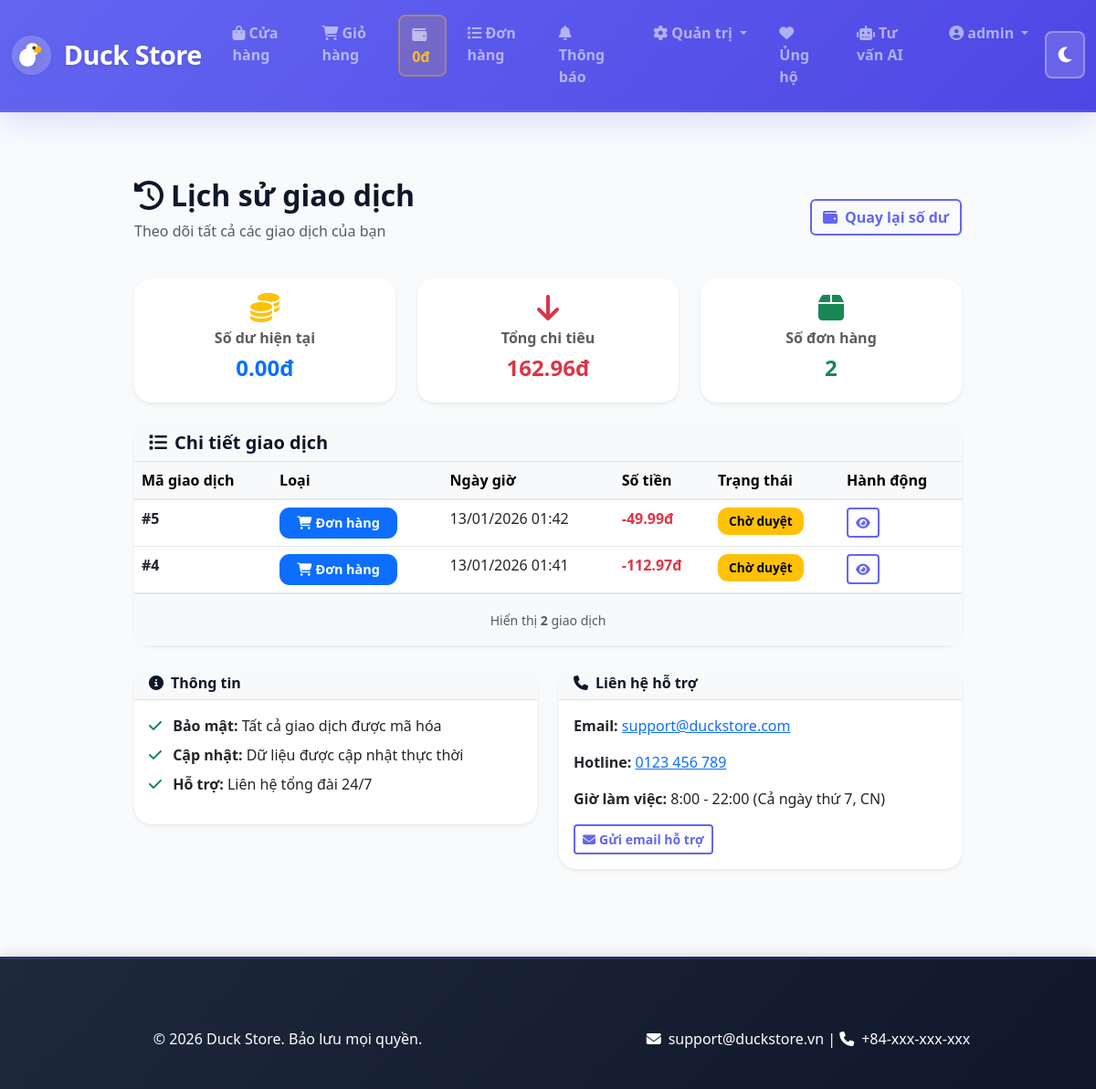
Page /account/balance-history/ (signed in) on the committed database.
### store/models.py (models this page shows, shortened)
class UserProfile(models.Model):
    user = models.OneToOneField(User, on_delete=models.CASCADE, related_name='profile')
    balance = models.DecimalField(max_digits=12, decimal_places=2, default=0.00, help_text="Số dư tài khoản")
    phone = models.CharField(max_length=20, blank=True)
    address = models.TextField(blank=True)
    avatar = models.ImageField(upload_to='avatars/', blank=True, null=True)
    created_at = models.DateTimeField(auto_now_add=True)
    updated_at = models.DateTimeField(auto_now=True)
    class Meta:
        verbose_name = "Hồ sơ người dùng"
        verbose_name_plural = "Hồ sơ người dùng"

class Order(models.Model):
    STATUS_CHOICES = [
        ('Pending', 'Pending'),
        ('Approved', 'Approved'),
        ('Shipping', 'Shipping'),
        ('Completed', 'Completed'),
        ('Cancelled', 'Cancelled'),
    ]
    user = models.ForeignKey(User, on_delete=models.CASCADE)
    status = models.CharField(max_length=20, choices=STATUS_CHOICES, default='Pending')
    total_price = models.DecimalField(max_digits=10, decimal_places=2, default=0)
    created_at = models.DateTimeField(auto_now_add=True)
    payment_method = models.CharField(max_length=100, blank=True)
    discount_code = models.CharField(max_length=50, blank=True)
    delivery_address = models.TextField(blank=True)

### store/views.py (the view)
# urls.py: path('account/balance-history/', views.balance_history, name='balance_history'),
@login_required
def balance_history(request):
    orders = Order.objects.filter(user=request.user).order_by('-created_at')
    balance_info = {
        'current_balance': request.user.profile.balance,
        'total_spent': sum(order.total_price for order in orders),
    }
    context = {
        'orders': orders,
        'balance_info': balance_info,
    }
    return render(request, 'store/balance_history.html', context)

### store/templates/store/balance_history.html (shortened to what this page needs)
{% extends 'store/base.html' %}
{% load static %}
{% block content %}
<div class="container py-5">
    <div class="row">
        <div class="col-md-10 mx-auto">
            <div class="d-flex justify-content-between align-items-center mb-4">
                <div>
                    <h2><i class="fas fa-history me-2"></i>Lịch sử giao dịch</h2>
                    <p class="text-muted">Theo dõi tất cả các giao dịch của bạn</p>
                </div>
                <a href="{% url 'account_balance' %}" class="btn btn-outline-primary">
                    <i class="fas fa-wallet me-2"></i>Quay lại số dư
                </a>
            </div>
            <div class="row mb-4">
                <div class="col-md-4">
                    <div class="card border-0 shadow-sm">
                        <div class="card-body text-center">
                            <i class="fas fa-coins text-warning fa-2x mb-2"></i>
                            <h6 class="card-title text-muted">Số dư hiện tại</h6>
                            <h4 class="text-primary">{{ balance_info.current_balance|floatformat:2 }}đ</h4>
                        </div>
                    </div>
                </div>
                <div class="col-md-4">
                    <div class="card border-0 shadow-sm">
                        <div class="card-body text-center">
                            <i class="fas fa-arrow-down text-danger fa-2x mb-2"></i>
                            <h6 class="card-title text-muted">Tổng chi tiêu</h6>
                            <h4 class="text-danger">{{ balance_info.total_spent|floatformat:2 }}đ</h4>
                        </div>
                    </div>
                </div>
                <div class="col-md-4">
                    <div class="card border-0 shadow-sm">
                        <div class="card-body text-center">
                            <i class="fas fa-box text-success fa-2x mb-2"></i>
                            <h6 class="card-title text-muted">Số đơn hàng</h6>
                            <h4 class="text-success">{{ orders|length }}</h4>
                        </div>
                    </div>
                </div>
            </div>
            <div class="card border-0 shadow-sm">
                <div class="card-header bg-light border-bottom">
                    <h5 class="mb-0"><i class="fas fa-list me-2"></i>Chi tiết giao dịch</h5>
                </div>
                <div class="card-body p-0">
                    {% if orders %}
                        <div class="table-responsive">
                            <table class="table table-hover mb-0">
                                <thead class="table-light">
                                    <tr>
                                        <th>Mã giao dịch</th>
                                        <th>Loại</th>
                                        <th>Ngày giờ</th>
                                        <th>Số tiền</th>
                                        <th>Trạng thái</th>
                                        <th>Hành động</th>
                                    </tr>
                                </thead>
                                <tbody>
                                    {% for order in orders %}
                                        <tr>
                                            <td>
                                                <strong>#{{ order.id }}</strong>
                                            </td>
                                            <td>
                                                <span class="badge bg-primary">
                                                    <i class="fas fa-shopping-cart me-1"></i>Đơn hàng
                                                </span>
                                            </td>
                                            <td>{{ order.created_at|date:"d/m/Y H:i" }}</td>
                                            <td>
                                                <strong class="text-danger">-{{ order.total_price|floatformat:2 }}đ</strong>
                                            </td>
                                            <td>
                                                <span class="badge badge-status badge-{{ order.status|lower }}">
                                                    {% if order.status == 'Pending' %}
                                        Chờ duyệt
                                    {% elif order.status == 'Approved' %}
                                        Đã duyệt
                                    {% elif order.status == 'Shipping' %}
                                        Đang giao
                                    {% elif order.status == 'Completed' %}
                                        Hoàn thành
                                    {% elif order.status == 'Cancelled' %}
                                        Đã hủy
                                    {% endif %}
                                                </span>
                                            </td>
                                            <td>
                                                <a href="{% url 'order_detail' order.id %}" class="btn btn-sm btn-outline-primary" title="Xem chi tiết">
                                                    <i class="fas fa-eye"></i>
                                                </a>
                                            </td>
                                        </tr>
                                    {% endfor %}
                                </tbody>
                            </table>
                        </div>
                        <div class="card-footer bg-light text-muted text-center border-top py-3">
                            <small>Hiển thị <strong>{{ orders|length }}</strong> giao dịch</small>
                        </div>
                    {% endif %}
                </div>
            </div>
            <div class="row mt-4">
                <div class="col-md-6">
                    <div class="card border-0 shadow-sm">
                        <div class="card-header bg-light border-bottom">
                            <h6 class="mb-0"><i class="fas fa-info-circle me-2"></i>Thông tin</h6>
                        </div>
                        <div class="card-body">
                            <ul class="list-unstyled">
                                <li class="mb-2">
                                    <i class="fas fa-check text-success me-2"></i>
                                    <strong>Bảo mật:</strong> Tất cả giao dịch được mã hóa
                                </li>
                                <li class="mb-2">
                                    <i class="fas fa-check text-success me-2"></i>
                                    <strong>Cập nhật:</strong> Dữ liệu được cập nhật thực thời
                                </li>
                                <li class="mb-2">
                                    <i class="fas fa-check text-success me-2"></i>
                                    <strong>Hỗ trợ:</strong> Liên hệ tổng đài 24/7
                                </li>
                            </ul>
                        </div>
                    </div>
                </div>
                <div class="col-md-6">
                    <div class="card border-0 shadow-sm">
                        <div class="card-header bg-light border-bottom">
                            <h6 class="mb-0"><i class="fas fa-phone me-2"></i>Liên hệ hỗ trợ</h6>
                        </div>
                        <div class="card-body">
                            <p><strong>Email:</strong> <a href="mailto:support@duckstore.com">support@duckstore.com</a></p>
                            <p><strong>Hotline:</strong> <a href="tel:0123456789">0123 456 789</a></p>
                            <p><strong>Giờ làm việc:</strong> 8:00 - 22:00 (Cả ngày thứ 7, CN)</p>
                            <a href="#" class="btn btn-sm btn-outline-primary">
                                <i class="fas fa-envelope me-1"></i>Gửi email hỗ trợ
                            </a>
                        </div>
                    </div>
                </div>
            </div>
        </div>
    </div>
</div>
{% endblock %}

### store/templates/store/base.html (shortened to what this page needs)
<!DOCTYPE html>
<html lang="vi">
<head>
    <link href="https://cdn.jsdelivr.net/npm/bootstrap@5.3.0/dist/css/bootstrap.min.css" rel="stylesheet">
    <link href="https://cdnjs.cloudflare.com/ajax/libs/font-awesome/6.4.0/css/all.min.css" rel="stylesheet">
</head>
<body>
    <nav class="navbar navbar-expand-lg navbar-dark">
        <div class="container-fluid">
            <a class="navbar-brand" href="{% url 'home' %}" style="display: flex; align-items: center; gap: 0.8rem; font-weight: 800;">
                <span>Duck Store</span>
            </a>
            <div class="collapse navbar-collapse" id="navbarNav">
                <ul class="navbar-nav ms-auto">
                    <li class="nav-item">
                        <a class="nav-link" href="{% url 'product_list' %}"><i class="fas fa-shopping-bag me-1"></i>Cửa hàng</a>
                    </li>
                    <li class="nav-item">
                        <a class="nav-link" href="{% url 'cart' %}" style="position: relative;">
                            <i class="fas fa-shopping-cart me-1"></i>Giỏ hàng
                        </a>
                    </li>
                    {% if user.is_authenticated %}
                    <li class="nav-item">
                        <a class="nav-link balance-link" href="{% url 'account_balance' %}">
                            <i class="fas fa-wallet me-1"></i>
                            <span class="balance-text">{{ user.profile.balance|floatformat:0 }}đ</span>
                        </a>
                    </li>
                    <li class="nav-item">
                        <a class="nav-link" href="{% url 'order_list' %}"><i class="fas fa-list me-1"></i>Đơn hàng</a>
                    </li>
                    <li class="nav-item">
                        <a class="nav-link" href="{% url 'notifications' %}"><i class="fas fa-bell me-1"></i>Thông báo</a>
                    </li>
                    {% if user.is_superuser %}
                    <li class="nav-item dropdown">
                        <a class="nav-link dropdown-toggle" href="#" id="adminDropdown" role="button" data-bs-toggle="dropdown">
                            <i class="fas fa-cog me-1"></i>Quản trị
                        </a>
                    </li>
                    {% endif %}
                    <li class="nav-item">
                        <a class="nav-link" href="{% url 'qr_donate' %}"><i class="fas fa-heart me-1"></i>Ủng hộ</a>
                    </li>
                    <li class="nav-item">
                        <a class="nav-link" href="{% url 'ai_consultation' %}"><i class="fas fa-robot me-1"></i>Tư vấn AI</a>
                    </li>
                    <li class="nav-item dropdown">
                        <a class="nav-link dropdown-toggle" href="#" id="userDropdown" role="button" data-bs-toggle="dropdown">
                            <i class="fas fa-user-circle me-1"></i>{{ user.username }}
                        </a>
                    </li>
                    {% endif %}
                </ul>
                <button class="btn-brightness" type="button" title="Toggle dark mode" style="margin-left: auto;">
                </button>
            </div>
        </div>
    </nav>
    <div class="container mt-4">
        {% block content %}{% endblock %}
    </div>
    <footer class="footer mt-5">
        <div class="container">
            <div class="row">
                <div class="col-md-6 text-center">
                    <p>&copy; 2026 Duck Store. Bảo lưu mọi quyền.</p>
                </div>
                <div class="col-md-6 text-center">
                    <p><i class="fas fa-envelope me-2"></i>support@duckstore.vn | <i class="fas fa-phone me-2"></i>+84-xxx-xxx-xxx</p>
                </div>
            </div>
        </div>
    </footer>
</body>
</html>

### store/templates/store/base.html (style rules this page uses)
:root { --primary: #6366f1; --primary-dark: #4f46e5; --accent: #ec4899; --success: #10b981; --light-bg: #f8fafc; --light-text: #0f172a; --border-color: #e2e8f0; --dark-bg: #0f172a; --dark-surface: #1e293b; --dark-text: #f1f5f9; --dark-border: #334155; }
* { font-family: 'Segoe UI', Tahoma, Geneva, Verdana, sans-serif; }
body { background-color: var(--light-bg); color: var(--light-text); transition: all 0.3s ease; }
.navbar { background: linear-gradient(135deg, var(--primary) 0%, var(--primary-dark) 100%); box-shadow: 0 8px 32px rgba(99, 102, 241, 0.2); padding: 1rem 0; border-bottom: 3px solid rgba(99, 102, 241, 0.3); }
.navbar-brand { font-weight: 800; font-size: 1.8rem; letter-spacing: -0.5px; text-shadow: 0 2px 4px rgba(0,0,0,0.1); }
.nav-link { transition: all 0.3s ease; font-weight: 600; margin: 0 0.3rem; padding: 0.5rem 0.8rem !important; border-radius: 0.5rem; }
.btn-brightness { background: rgba(255,255,255,0.15); border: 2px solid rgba(255,255,255,0.3); color: white; cursor: pointer; font-size: 1.2rem; padding: 0.6rem 0.8rem; border-radius: 0.5rem; transition: all 0.3s ease; margin-left: 10px; }
.balance-link { background: rgba(255, 193, 7, 0.15) !important; border-radius: 0.5rem; padding: 0.5rem 0.8rem !important; border: 2px solid rgba(255, 193, 7, 0.3); transition: all 0.3s ease; font-weight: 700; }
.balance-text { color: #fbbf24; font-weight: 800; }
.btn-outline-primary { border: 2px solid var(--primary); color: var(--primary); font-weight: 600; }
.footer { background: linear-gradient(135deg, #1e293b 0%, #0f172a 100%); color: white; padding: 4rem 0 2rem; margin-top: 5rem; border-top: 3px solid rgba(99, 102, 241, 0.2); box-shadow: 0 -4px 12px rgba(0,0,0,0.1); }
.footer p { margin: 0.7rem 0; font-weight: 500; }
.card { border: none; border-radius: 1.2rem; box-shadow: 0 4px 12px rgba(0,0,0,0.08); transition: all 0.3s ease; }
.card-title { font-weight: 700; color: var(--light-text); }
.badge { border-radius: 0.7rem; padding: 0.6rem 1.2rem; font-weight: 700; font-size: 0.9rem; }
h1, h2, h3, h4, h5, h6 { color: var(--light-text); font-weight: 800; }
.table { border-collapse: collapse; }
.table thead { background-color: var(--light-bg); font-weight: 700; border-bottom: 2px solid var(--border-color); }
.table tbody tr { border-bottom: 1px solid var(--border-color); transition: background-color 0.2s ease; }

### store/templates/store/balance_history.html (style rules this page uses)
.badge-status { font-size: 0.85rem; padding: 0.5rem 0.75rem; }
.badge-pending { background-color: #ffc107 !important; color: #000; }

### rows in the picture
UserProfile: current_balance "0.00"
Order: id "5", created_at "13/01/2026 01:42", total_price "49.99", status "Chờ duyệt"
Order: id "4", created_at "13/01/2026 01:41", total_price "112.97", status "Chờ duyệt"

### other values in the picture
{{ user.profile.balance|floatformat:0 }} "0"
{{ user.username }} "admin"
{{ balance_info.total_spent|floatformat:2 }} "162.96"
{{ orders|length }} "2"
